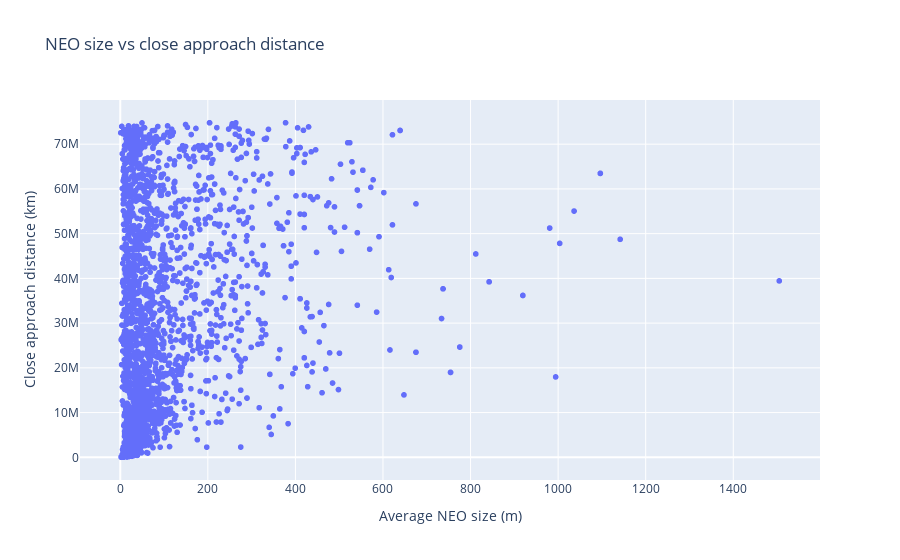

Notebook code for this chart:
### Code cell
import matplotlib.pyplot as plt
import plotly.express as px

only_approach_df = neo_df[['dist', 'neo name', 'abs magnitude', 'hazardous']]
# print(average_size_df)
# print(only_approach_df)

# both_frames = only_approach_df.join(average_size_df)

# fig = px.scatter(x=both_frames['average_size'].to_numpy(), y=both_frames['dist'].to_numpy())

# use plotly express for interactive scatterplot
fig = px.scatter(full_relevant_approach_df, x='estimated_diameter.meters.estimated_diameter_avg', y='miss_distance.kilometers', hover_data=['close_approach_date', 'orbiting_body', 'relative_velocity.kilometers_per_second', 'name', 'absolute_magnitude_h', 'is_potentially_hazardous_asteroid', 'estimated_diameter.meters.estimated_diameter_min', 'estimated_diameter.meters.estimated_diameter_max'], 
                 labels={
                     "estimated_diameter.meters.estimated_diameter_avg": "Average NEO size (m)",
                     "miss_distance.kilometers": "Close approach distance (km)",
                 },
                 title="NEO size vs close approach distance")
# fig = px.scatter(both_frames, x='average_size', y='dist', hover_data=['neo name', 'abs magnitude', 'hazardous'])
fig.show()

# export for viewing
fig.write_html("neo_size_vs_close_approach_distance.html")

# fig, ax = plt.subplots()

# two methods
# ax1 = both_frames.plot.scatter(x='average_size', y='dist', c='DarkBlue')
# ax.scatter(both_frames['average_size'].to_numpy(), both_frames['dist'].to_numpy(), s=2, c='black', alpha=0.5)

### Figure 1 — Plotly figure (JSON) as saved in the notebook; plotly's stock layout.template omitted (floating-point values rounded to 4 significant figures; data arrays with more than 128 entries replaced by an {"elided": "..."} marker saying what was removed)
{"data": [{"customdata": {"elided": "2692x8 mixed values"}, "hovertemplate": "Average NEO size (m)=%{x}<br>Close approach distance (km)=%{y}<br>close_approach_date=%{customdata[0]}<br>orbiting_body=%{customdata[1]}<br>relative_velocity.kilometers_per_second=%{customdata[2]}<br>name=%{customdata[3]}<br>absolute_magnitude_h=%{customdata[4]}<br>is_potentially_hazardous_asteroid=%{customdata[5]}<br>estimated_diameter.meters.estimated_diameter_min=%{customdata[6]}<br>estimated_diameter.meters.estimated_diameter_max=%{customdata[7]}<extra></extra>", "legendgroup": "", "marker": {"color": "#636efa", "symbol": "circle"}, "mode": "markers", "name": "", "showlegend": false, "type": "scattergl", "x": {"elided": "2692 float values"}, "xaxis": "x", "y": {"elided": "2692 float values"}, "yaxis": "y"}], "layout": {"legend": {"tracegroupgap": 0}, "title": {"text": "NEO size vs close approach distance"}, "xaxis": {"anchor": "y", "domain": [0, 1], "title": {"text": "Average NEO size (m)"}}, "yaxis": {"anchor": "x", "domain": [0, 1], "title": {"text": "Close approach distance (km)"}}}}
